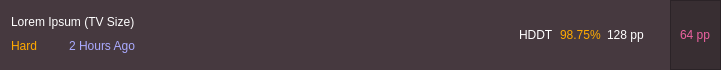
<?xml version="1.0" encoding="UTF-8"?>
<ui version="4.0">
 <class>Form</class>
 <widget class="QWidget" name="Form">
  <property name="geometry">
   <rect>
    <x>0</x>
    <y>0</y>
    <width>721</width>
    <height>70</height>
   </rect>
  </property>
  <property name="sizePolicy">
   <sizepolicy hsizetype="Preferred" vsizetype="Fixed">
    <horstretch>0</horstretch>
    <verstretch>0</verstretch>
   </sizepolicy>
  </property>
  <property name="windowTitle">
   <string>ScoreCard</string>
  </property>
  <property name="styleSheet">
   <string notr="true">background-color: rgb(70, 57, 63);
color: rgb(255, 255, 255);
font: 63 8pt &quot;Torus Pro SemiBold&quot;;</string>
  </property>
  <layout class="QHBoxLayout" name="horizontalLayout_2">
   <property name="leftMargin">
    <number>11</number>
   </property>
   <property name="topMargin">
    <number>0</number>
   </property>
   <property name="rightMargin">
    <number>0</number>
   </property>
   <property name="bottomMargin">
    <number>0</number>
   </property>
   <item>
    <layout class="QHBoxLayout" name="horizontalLayout">
     <property name="topMargin">
      <number>11</number>
     </property>
     <property name="rightMargin">
      <number>20</number>
     </property>
     <property name="bottomMargin">
      <number>11</number>
     </property>
     <item>
      <layout class="QVBoxLayout" name="verticalLayout">
       <item>
        <widget class="QLabel" name="beatmap_title">
         <property name="sizePolicy">
          <sizepolicy hsizetype="Fixed" vsizetype="Fixed">
           <horstretch>0</horstretch>
           <verstretch>0</verstretch>
          </sizepolicy>
         </property>
         <property name="styleSheet">
          <string notr="true">font: 63 10pt &quot;Torus Pro SemiBold&quot;;</string>
         </property>
         <property name="text">
          <string>Lorem Ipsum (TV Size)</string>
         </property>
        </widget>
       </item>
       <item>
        <layout class="QHBoxLayout" name="horizontalLayout_3">
         <property name="spacing">
          <number>14</number>
         </property>
         <item>
          <widget class="QLabel" name="beatmap_difficulty">
           <property name="sizePolicy">
            <sizepolicy hsizetype="Preferred" vsizetype="Fixed">
             <horstretch>0</horstretch>
             <verstretch>0</verstretch>
            </sizepolicy>
           </property>
           <property name="styleSheet">
            <string notr="true">color: rgb(255, 170, 0);</string>
           </property>
           <property name="text">
            <string>Hard</string>
           </property>
          </widget>
         </item>
         <item>
          <widget class="QLabel" name="time_elapsed">
           <property name="sizePolicy">
            <sizepolicy hsizetype="Fixed" vsizetype="Fixed">
             <horstretch>0</horstretch>
             <verstretch>0</verstretch>
            </sizepolicy>
           </property>
           <property name="styleSheet">
            <string notr="true">color: rgb(170, 170, 255);</string>
           </property>
           <property name="text">
            <string>2 Hours Ago</string>
           </property>
          </widget>
         </item>
        </layout>
       </item>
      </layout>
     </item>
     <item>
      <spacer name="horizontalSpacer">
       <property name="orientation">
        <enum>Qt::Horizontal</enum>
       </property>
       <property name="sizeHint" stdset="0">
        <size>
         <width>40</width>
         <height>20</height>
        </size>
       </property>
      </spacer>
     </item>
     <item>
      <widget class="QLabel" name="mods">
       <property name="sizePolicy">
        <sizepolicy hsizetype="Preferred" vsizetype="Fixed">
         <horstretch>0</horstretch>
         <verstretch>0</verstretch>
        </sizepolicy>
       </property>
       <property name="text">
        <string>HDDT</string>
       </property>
      </widget>
     </item>
     <item>
      <widget class="QLabel" name="play_accuracy">
       <property name="sizePolicy">
        <sizepolicy hsizetype="Preferred" vsizetype="Fixed">
         <horstretch>0</horstretch>
         <verstretch>0</verstretch>
        </sizepolicy>
       </property>
       <property name="styleSheet">
        <string notr="true">color: rgb(255, 170, 0);</string>
       </property>
       <property name="text">
        <string>98.75%</string>
       </property>
      </widget>
     </item>
     <item>
      <widget class="QLabel" name="full_pp">
       <property name="sizePolicy">
        <sizepolicy hsizetype="Preferred" vsizetype="Fixed">
         <horstretch>0</horstretch>
         <verstretch>0</verstretch>
        </sizepolicy>
       </property>
       <property name="text">
        <string>128 pp</string>
       </property>
      </widget>
     </item>
    </layout>
   </item>
   <item>
    <widget class="QFrame" name="frame">
     <property name="sizePolicy">
      <sizepolicy hsizetype="Preferred" vsizetype="Preferred">
       <horstretch>0</horstretch>
       <verstretch>0</verstretch>
      </sizepolicy>
     </property>
     <property name="styleSheet">
      <string notr="true">background-color: rgb(56, 46, 50);</string>
     </property>
     <property name="frameShape">
      <enum>QFrame::StyledPanel</enum>
     </property>
     <property name="frameShadow">
      <enum>QFrame::Raised</enum>
     </property>
     <layout class="QHBoxLayout" name="horizontalLayout_4">
      <item>
       <widget class="QLabel" name="weighted_pp">
        <property name="sizePolicy">
         <sizepolicy hsizetype="Preferred" vsizetype="Fixed">
          <horstretch>0</horstretch>
          <verstretch>0</verstretch>
         </sizepolicy>
        </property>
        <property name="styleSheet">
         <string notr="true">color: rgb(237, 97, 160);</string>
        </property>
        <property name="text">
         <string>64 pp</string>
        </property>
       </widget>
      </item>
     </layout>
    </widget>
   </item>
  </layout>
 </widget>
 <resources/>
 <connections/>
</ui>
